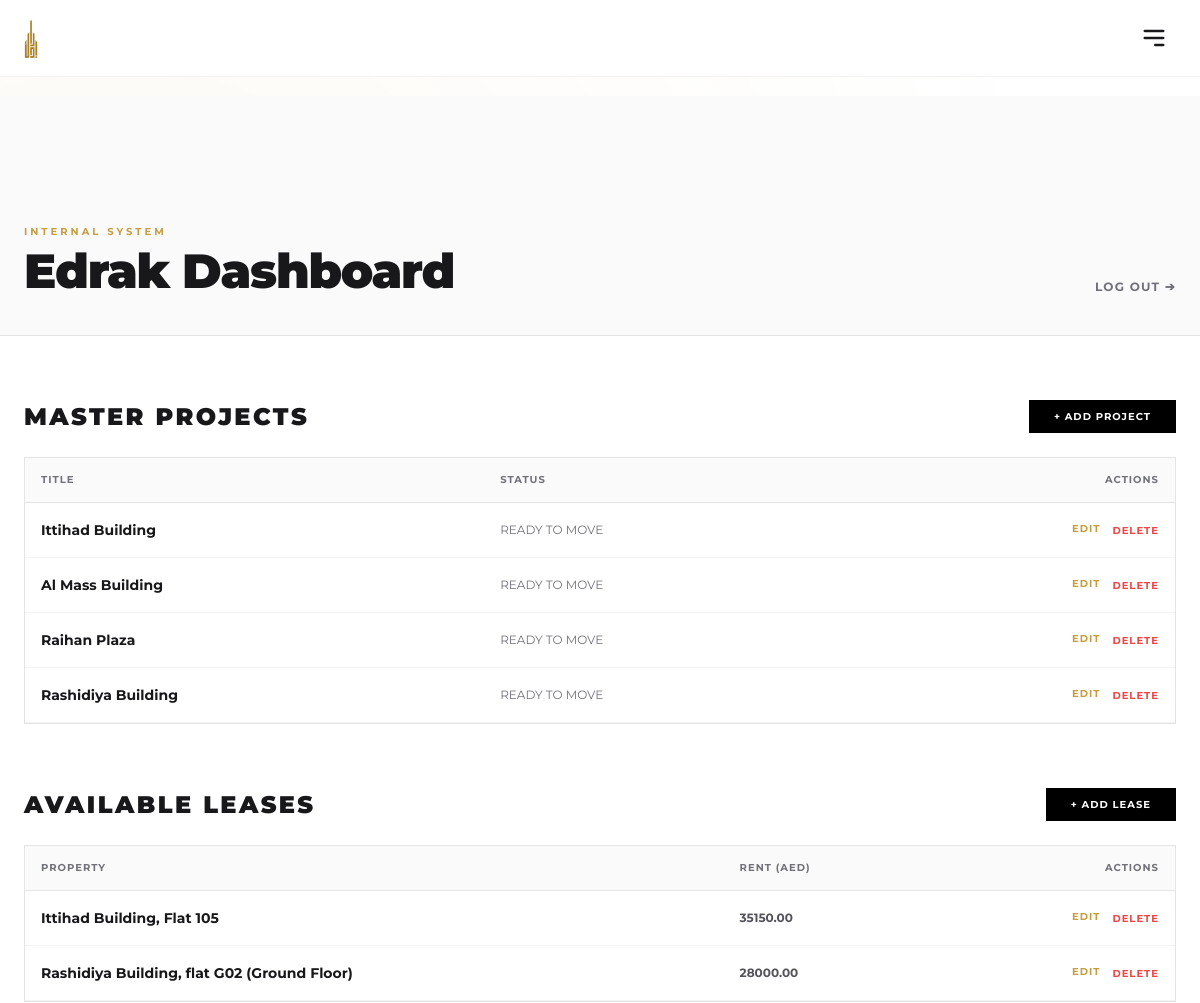
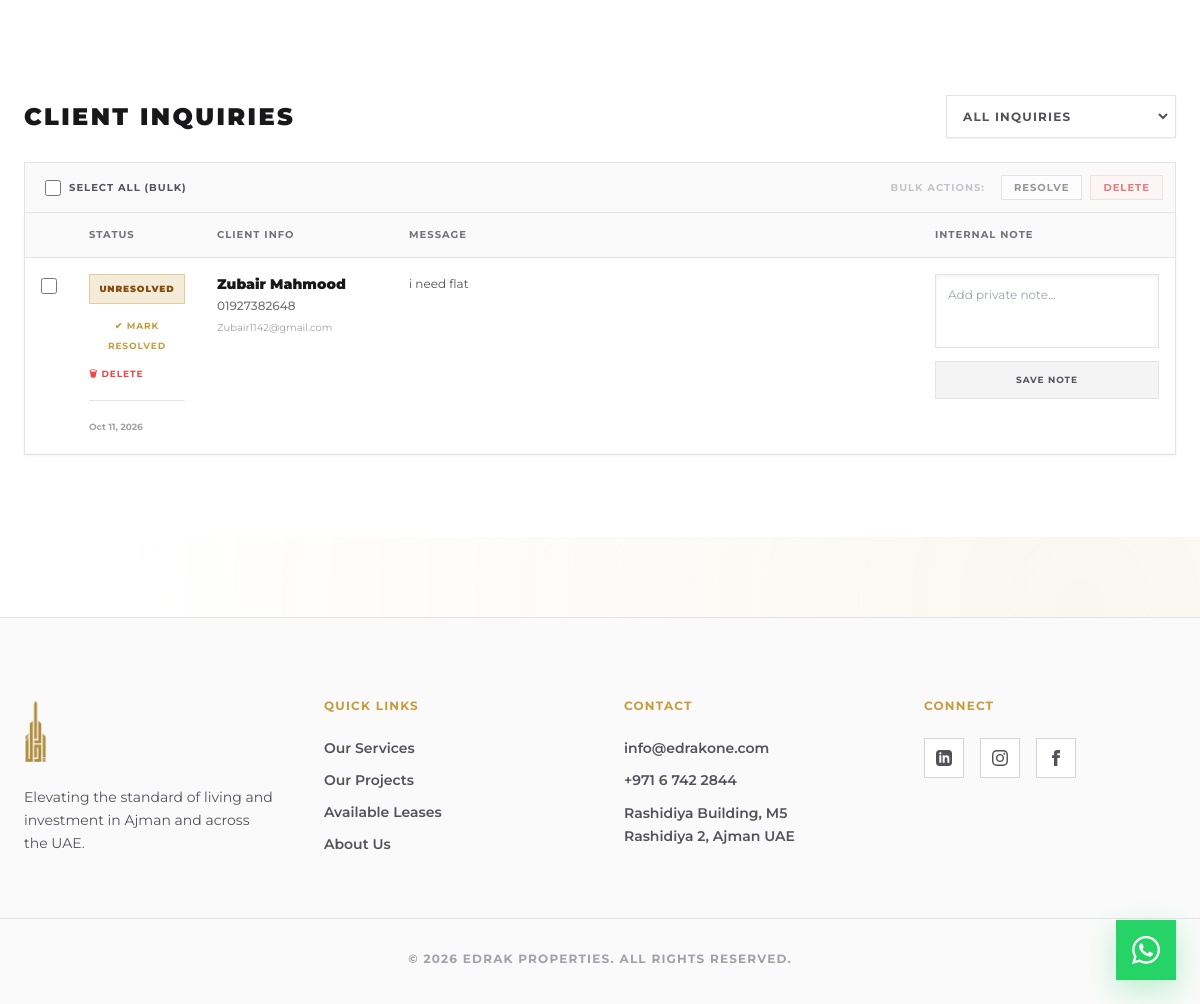
Screenshot of /admin-edrak/ (signed in) with the database file from the repository (2 pictures, top to bottom).
### core/models.py (models this page shows, shortened)
class Project(models.Model):
    STATUS_CHOICES = (
        ('ready', _('Ready to Move')),
        ('off_plan', _('Off-Plan Investment')),
        ('commercial', _('Commercial Hub')),
    )
    title = models.CharField(max_length=200)
    description = models.TextField(blank=True)
    location = models.CharField(max_length=200)
    status = models.CharField(max_length=20, choices=STATUS_CHOICES, default='ready')
    image = models.ImageField(upload_to='projects/', blank=True, null=True, help_text="Main Cover Image")
    map_embed_code = models.TextField(blank=True, help_text="Paste Google Maps <iframe> code here")
    total_flats = models.IntegerField(default=0)
    parking_available = models.BooleanField(default=True)
    created_at = models.DateTimeField(auto_now_add=True)

class Lease(models.Model):
    PROPERTY_TYPES = (
        ('apartment', _('Apartment')),
        ('villa', _('Luxury Villa')),
        ('commercial', _('Commercial Space')),
        ('townhouse', _('Townhouse')),
    )
    title = models.CharField(max_length=200)
    description = models.TextField(blank=True)
    project = models.ForeignKey(Project, on_delete=models.SET_NULL, null=True, blank=True, related_name='leases')
    property_type = models.CharField(max_length=50, choices=PROPERTY_TYPES)
    location = models.CharField(max_length=200)
    rent_price = models.DecimalField(max_digits=12, decimal_places=2)
    bedrooms = models.IntegerField(default=0)
    bathrooms = models.IntegerField(default=0)
    size_sqft = models.IntegerField(default=0)
    image = models.ImageField(upload_to='leases/', blank=True, null=True, help_text="Main Cover Image")
    map_embed_code = models.TextField(blank=True, help_text="Paste Google Maps <iframe> code here")
    parking_available = models.BooleanField(default=True)
    is_available = models.BooleanField(default=True)
    created_at = models.DateTimeField(auto_now_add=True)

class Inquiry(models.Model):
    name = models.CharField(max_length=200)
    phone = models.CharField(max_length=50)
    email = models.EmailField()
    message = models.TextField()
    created_at = models.DateTimeField(auto_now_add=True)
    is_resolved = models.BooleanField(default=False, help_text="Mark as True once you have contacted the client.")
    admin_note = models.TextField(blank=True, help_text="Internal notes for the admin.") # <-- Add this line

### core/views.py (the view)
# urls.py: path('admin-edrak/', views.custom_admin_dashboard, name='custom_admin'),
@staff_member_required
def custom_admin_dashboard(request):
    projects = Project.objects.all().order_by('-created_at')
    leases = Lease.objects.all().order_by('-created_at')
    inquiry_status = request.GET.get('inquiry_status', 'all')
    inquiries = Inquiry.objects.all().order_by('-created_at')
    if inquiry_status == 'resolved':
        inquiries = inquiries.filter(is_resolved=True)
    elif inquiry_status == 'unresolved':
        inquiries = inquiries.filter(is_resolved=False)
    return render(request, 'core/admin_dashboard.html', {
        'projects': projects,
        'leases': leases,
        'inquiries': inquiries,
        'inquiry_status': inquiry_status
    })

### templates/core/admin_dashboard.html (shortened to what this page needs)
{% extends 'base.html' %}
{% load i18n %}
{% block content %}
<section class="pt-32 pb-10 bg-zinc-50 border-b border-zinc-200">
    <div class="max-w-[90rem] mx-auto px-6 flex justify-between items-end">
        <div>
            <span class="text-gold text-[10px] font-bold uppercase tracking-[0.3em] mb-2 block">{% trans "Internal System" %}</span>
            <h1 class="text-4xl md:text-5xl font-black text-zinc-900 tracking-tight">{% trans "Edrak Dashboard" %}</h1>
        </div>
        <a href="/admin/logout/" class="text-xs font-bold uppercase tracking-widest text-zinc-500 hover:text-red-500 transition-colors">{% trans "Log Out" %} ➔</a>
    </div>
</section>
<section class="py-16 bg-white min-h-[60svh]">
    <div class="max-w-[90rem] mx-auto px-6 grid grid-cols-1 xl:grid-cols-2 gap-16">
        <div>
            <div class="flex justify-between items-center mb-6">
                <h2 class="text-2xl font-black uppercase tracking-widest text-zinc-900">{% trans "Master Projects" %}</h2>
                <a href="{% url 'item_add' 'project' %}" class="bg-black text-white px-6 py-2 text-[10px] font-bold uppercase tracking-widest hover:bg-gold transition-colors border border-black hover:border-gold rounded-none">{% trans "+ Add Project" %}</a>
            </div>
            <div class="overflow-x-auto border border-zinc-200">
                <table class="w-full text-left text-sm">
                    <thead class="bg-zinc-50 text-[10px] uppercase tracking-widest text-zinc-500 font-bold border-b border-zinc-200">
                        <tr>
                            <th class="px-4 py-3">{% trans "Title" %}</th>
                            <th class="px-4 py-3">{% trans "Status" %}</th>
                            <th class="px-4 py-3 text-right">{% trans "Actions" %}</th>
                        </tr>
                    </thead>
                    <tbody>
                        {% for project in projects %}
                        <tr class="border-b border-zinc-100 hover:bg-zinc-50 transition-colors">
                            <td class="px-4 py-4 font-bold text-zinc-900">{{ project.title }}</td>
                            <td class="px-4 py-4 text-xs text-zinc-500 uppercase">{{ project.get_status_display }}</td>
                            <td class="px-4 py-4 text-right flex justify-end gap-3">
                                <a href="{% url 'item_edit' 'project' project.id %}" class="text-gold hover:text-black font-bold uppercase text-[10px] tracking-widest">{% trans "Edit" %}</a>
                                <form action="{% url 'item_delete' 'project' project.id %}" method="POST" onsubmit="return confirm('Are you sure you want to delete this project?');">
                                    <button type="submit" class="text-red-500 hover:text-black font-bold uppercase text-[10px] tracking-widest">{% trans "Delete" %}</button>
                                </form>
                            </td>
                        </tr>
                        {% empty %}
                        <tr><td colspan="3" class="px-4 py-8 text-center text-zinc-400 font-bold uppercase tracking-widest text-xs">{% trans "No projects found." %}</td></tr>
                        {% endfor %}
                    </tbody>
                </table>
            </div>
        </div>
        <div>
            <div class="flex justify-between items-center mb-6">
                <h2 class="text-2xl font-black uppercase tracking-widest text-zinc-900">{% trans "Available Leases" %}</h2>
                <a href="{% url 'item_add' 'lease' %}" class="bg-black text-white px-6 py-2 text-[10px] font-bold uppercase tracking-widest hover:bg-gold transition-colors border border-black hover:border-gold rounded-none">{% trans "+ Add Lease" %}</a>
            </div>
            <div class="overflow-x-auto border border-zinc-200">
                <table class="w-full text-left text-sm">
                    <thead class="bg-zinc-50 text-[10px] uppercase tracking-widest text-zinc-500 font-bold border-b border-zinc-200">
                        <tr>
                            <th class="px-4 py-3">{% trans "Property" %}</th>
                            <th class="px-4 py-3">{% trans "Rent (AED)" %}</th>
                            <th class="px-4 py-3 text-right">{% trans "Actions" %}</th>
                        </tr>
                    </thead>
                    <tbody>
                        {% for lease in leases %}
                        <tr class="border-b border-zinc-100 hover:bg-zinc-50 transition-colors {% if not lease.is_available %}opacity-50{% endif %}">
                            <td class="px-4 py-4 font-bold text-zinc-900">{{ lease.title }}</td>
                            <td class="px-4 py-4 text-xs font-bold text-zinc-600">{{ lease.rent_price }}</td>
                            <td class="px-4 py-4 text-right flex justify-end gap-3">
                                <a href="{% url 'item_edit' 'lease' lease.id %}" class="text-gold hover:text-black font-bold uppercase text-[10px] tracking-widest">{% trans "Edit" %}</a>
                                <form action="{% url 'item_delete' 'lease' lease.id %}" method="POST" onsubmit="return confirm('Are you sure you want to delete this lease?');">
                                    <button type="submit" class="text-red-500 hover:text-black font-bold uppercase text-[10px] tracking-widest">{% trans "Delete" %}</button>
                                </form>
                            </td>
                        </tr>
                        {% empty %}
                        <tr><td colspan="3" class="px-4 py-8 text-center text-zinc-400 font-bold uppercase tracking-widest text-xs">{% trans "No leases found." %}</td></tr>
                        {% endfor %}
                    </tbody>
                </table>
            </div>
        </div>
        <div class="xl:col-span-2 mt-8">
            <div class="flex flex-col md:flex-row justify-between items-start md:items-center mb-6 gap-4">
                <h2 class="text-2xl font-black uppercase tracking-widest text-zinc-900">{% trans "Client Inquiries" %}</h2>
                <form method="GET" action="{% url 'custom_admin' %}" class="flex items-center gap-2 border border-zinc-200 bg-white p-1 shadow-sm">
                    <select name="inquiry_status" onchange="this.form.submit()" class="bg-transparent text-xs font-bold uppercase tracking-widest text-zinc-600 focus:outline-none p-2 cursor-pointer">
                        <option value="all" {% if inquiry_status == 'all' %}selected{% endif %}>{% trans "All Inquiries" %}</option>
                    </select>
                </form>
            </div>
            <form action="{% url 'inquiry_action' %}" method="POST">
                <div class="bg-zinc-50 border border-zinc-200 border-b-0 p-3 flex flex-wrap gap-2 items-center justify-between">
                    <div class="flex items-center gap-2">
                        <input type="checkbox" id="selectAll" class="w-4 h-4 ml-2 accent-gold cursor-pointer" onclick="toggleAll(this)">
                        <label for="selectAll" class="text-[10px] font-bold uppercase tracking-widest text-zinc-600 cursor-pointer">{% trans "Select All (Bulk)" %}</label>
                    </div>
                    <div class="flex gap-2 opacity-60 hover:opacity-100 transition-opacity">
                        <span class="text-[10px] font-bold uppercase tracking-widest text-zinc-400 self-center hidden md:inline-block mr-2">{% trans "Bulk Actions:" %}</span>
                        <button type="submit" name="bulk_action" value="resolve" class="bg-white border border-zinc-300 text-zinc-600 text-[10px] font-bold uppercase tracking-widest px-3 py-1 hover:border-gold transition-colors">{% trans "Resolve" %}</button>
                        <button type="submit" name="bulk_action" value="delete" onclick="return confirm('Delete selected inquiries forever?');" class="bg-red-50 border border-red-200 text-red-600 text-[10px] font-bold uppercase tracking-widest px-3 py-1 hover:bg-red-100 transition-colors">{% trans "Delete" %}</button>
                    </div>
                </div>
                <div class="overflow-x-auto border border-zinc-200 shadow-sm">
                    <table class="w-full text-left text-sm">
                        <thead class="bg-zinc-50 text-[10px] uppercase tracking-widest text-zinc-500 font-bold border-b border-zinc-200">
                            <tr>
                                <th class="px-4 py-3 w-10"></th>
                                <th class="px-4 py-3 w-32">{% trans "Status" %}</th>
                                <th class="px-4 py-3 w-48">{% trans "Client Info" %}</th>
                                <th class="px-4 py-3">{% trans "Message" %}</th>
                                <th class="px-4 py-3 w-64">{% trans "Internal Note" %}</th>
                            </tr>
                        </thead>
                        <tbody class="bg-white">
                            {% for inquiry in inquiries %}
                            <tr class="border-b border-zinc-100 hover:bg-zinc-50 transition-colors {% if inquiry.is_resolved %}opacity-60 bg-zinc-50{% endif %}">
                                <td class="px-4 py-4 text-center align-top">
                                    <input type="checkbox" name="inquiry_ids" value="{{ inquiry.id }}" class="w-4 h-4 inquiry-checkbox accent-gold cursor-pointer mt-1">
                                </td>
                                <td class="px-4 py-4 align-top">
                                    {% if inquiry.is_resolved %}
                                        <span class="inline-block bg-green-100 text-green-700 border border-green-200 px-2 py-1 text-[9px] font-black uppercase tracking-widest mb-3 w-full text-center">{% trans "Resolved" %}</span>
                                        <button type="submit" name="single_unresolve" value="{{ inquiry.id }}" class="block text-[9px] font-bold text-zinc-500 hover:text-gold uppercase tracking-widest mb-2 transition-colors">{% trans "Undo (Revert)" %}</button>
                                    {% else %}
                                        <span class="inline-block bg-gold/20 text-yellow-800 border border-gold/40 px-2 py-1 text-[9px] font-black uppercase tracking-widest mb-3 w-full text-center">{% trans "Unresolved" %}</span>
                                        <button type="submit" name="single_resolve" value="{{ inquiry.id }}" class="block text-[9px] font-bold text-gold hover:text-black uppercase tracking-widest mb-2 transition-colors">{% trans "✔ Mark Resolved" %}</button>
                                    {% endif %}
                                    <button type="submit" name="single_delete" value="{{ inquiry.id }}" onclick="return confirm('Delete this inquiry?');" class="block text-[9px] font-bold text-red-500 hover:text-red-700 uppercase tracking-widest transition-colors">{% trans "🗑 Delete" %}</button>
                                    <p class="text-[9px] font-bold text-zinc-400 whitespace-nowrap mt-4 pt-4 border-t border-zinc-200">{{ inquiry.created_at|date:"M d, Y" }}</p>
                                </td>
                                <td class="px-4 py-4 align-top">
                                    <p class="font-black text-zinc-900 mb-1">{{ inquiry.name }}</p>
                                    <a href="tel:{{ inquiry.phone }}" class="block text-xs text-zinc-500 hover:text-gold mb-1 font-medium">{{ inquiry.phone }}</a>
                                    <a href="mailto:{{ inquiry.email }}" class="block text-[10px] text-zinc-400 hover:text-gold truncate max-w-[150px]">{{ inquiry.email }}</a>
                                </td>
                                <td class="px-4 py-4 align-top text-xs text-zinc-600 leading-relaxed">
                                    {{ inquiry.message }}
                                </td>
                                <td class="px-4 py-4 align-top">
                                    <textarea name="note_{{ inquiry.id }}" rows="3" placeholder="Add private note..." class="w-full text-xs p-3 border border-zinc-200 bg-white focus:outline-none focus:border-gold transition-colors resize-none rounded-none mb-2 shadow-inner">{{ inquiry.admin_note }}</textarea>
                                    <button type="submit" name="single_note" value="{{ inquiry.id }}" class="w-full bg-zinc-100 border border-zinc-200 text-zinc-600 px-3 py-2 text-[9px] font-bold uppercase tracking-widest hover:bg-gold hover:text-white hover:border-gold transition-colors">{% trans "Save Note" %}</button>
                                </td>
                            </tr>
                            {% empty %}
                            <tr><td colspan="5" class="px-4 py-12 text-center text-zinc-400 font-bold uppercase tracking-widest text-xs">{% trans "No inquiries match this filter." %}</td></tr>
                            {% endfor %}
                        </tbody>
                    </table>
                </div>
            </form>
        </div>
    </div>
</section>
{% endblock %}

### rows the page displays
Project: title "Ittihad Building", status "READY TO MOVE"
Project: title "Al Mass Building", status "READY TO MOVE"
Project: title "Raihan Plaza", status "READY TO MOVE"
Project: title "Rashidiya Building", status "READY TO MOVE"
Lease: title "Ittihad Building, Flat 105", rent_price "35150.00"
Lease: title "Rashidiya Building, flat G02 (Ground Floor)", rent_price "28000.00"
Inquiry: created_at "Oct 11, 2026", name "Zubair Mahmood", phone "01927382648", email "Zubair1142@gmail.com", message "i need flat", id "Add private note..."
